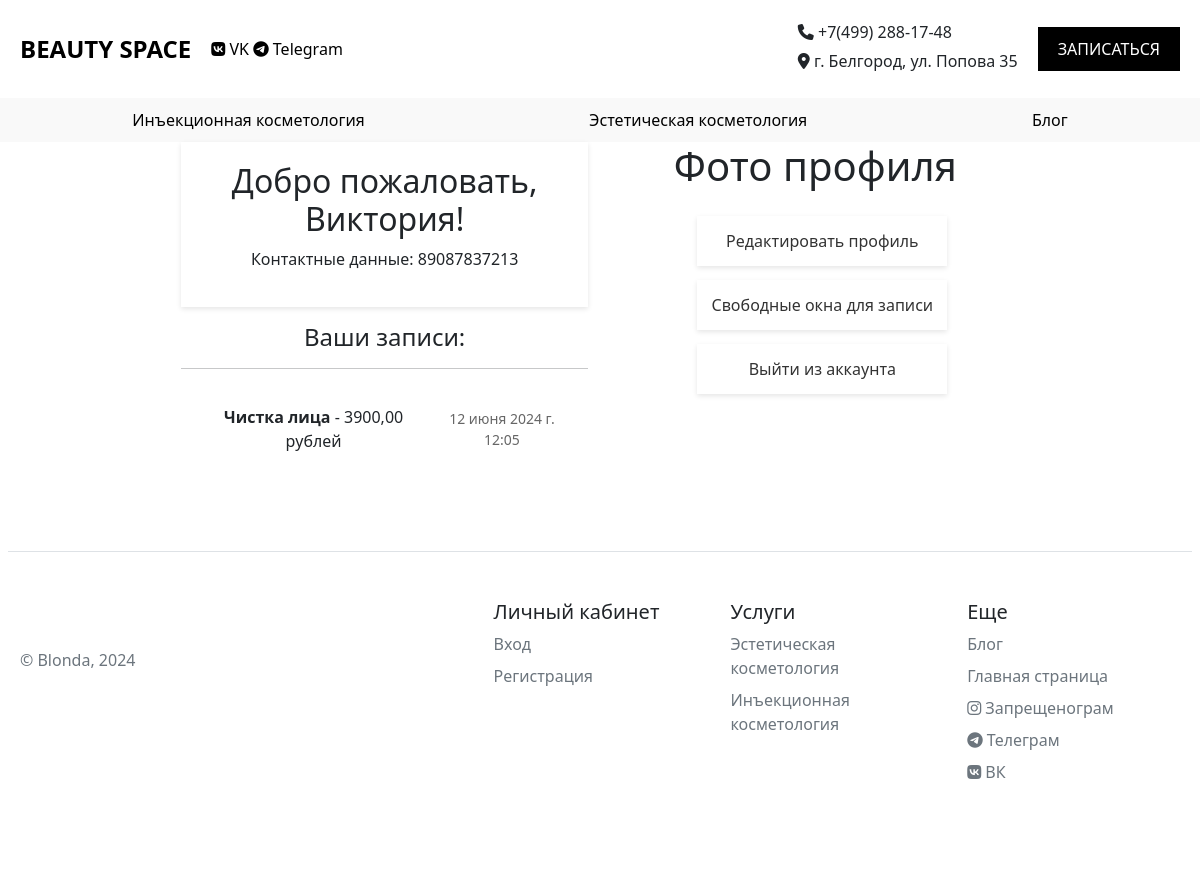
Page /user_profile/ (signed in) on the committed database.
### main/models.py (models this page shows, shortened)
class UserProfile(models.Model):
    user = models.OneToOneField(User, on_delete=models.CASCADE)
    is_superuser = models.BooleanField(default=False)
    surname = models.CharField(max_length=25, blank=True, default='', verbose_name='Фамилия')
    name = models.CharField(max_length=25, blank=True, default='', verbose_name='Имя')
    patronymic = models.CharField(max_length=25, blank=True, default='', verbose_name='Отчество')
    phone_number = models.CharField(max_length=15, blank=True, default='', verbose_name='Номер телефона')
    class Meta:
        verbose_name = 'Профиль пользователя'
        verbose_name_plural = 'Профили пользователей'

class ProcedureRecord(models.Model):
    service = models.ForeignKey(Service, on_delete=models.CASCADE, verbose_name='Услуга')
    type = models.CharField(max_length=50, verbose_name='Тип косметологии')
    price = models.DecimalField('Цена', max_digits=10, decimal_places=2)
    date = models.DateField('Дата')
    time = models.TimeField('Время проведения')
    client_profile = models.ForeignKey(UserProfile, on_delete=models.CASCADE, blank=True, null=True, related_name='client_responses', verbose_name='Профиль клиента')
    response = models.BooleanField('Отклик на сободную запись', default=False)
    confirmed = models.BooleanField('Подтверждено администратором', default=False)
    active = models.BooleanField('Активна', default=False)
    completed = models.BooleanField('Выполнена', default=False)
    cancelled = models.BooleanField('Отменена', default=False)
    class Meta:
        verbose_name = 'Запись на процедуру'
        verbose_name_plural = 'Записи на процедуры'

class Service(models.Model):
    COSMETOLOGY_TYPES = [
        ('inject', 'Инъекционная косметология'),
        ('aesthetic', 'Эстетическая косметология'),
    ]
    type = models.CharField(
        max_length=50,
        choices=COSMETOLOGY_TYPES,
        verbose_name='Тип косметологии',
        default='inject'
    )
    name = models.TextField('Название события', blank=True, null=True)
    duration = models.TextField('Время проведения', blank=True, null=True)
    price = models.TextField('Цена', blank=True, null=True)
    annotation = models.TextField('Место проведения', blank=True, null=True)
    class Meta:
        verbose_name = 'Услуга'
        verbose_name_plural = 'Услуги'

### main/views.py (the view)
# urls.py: path('user_profile/', views.user_profile, name='user_profile'),
@login_required
def user_profile(request):
    if request.user.is_staff:
        return redirect('admin_profile')
    user_profile = get_object_or_404(UserProfile, user=request.user)
    user_records = ProcedureRecord.objects.filter(client_profile=user_profile)
    return render(request, 'main/user_profile.html', {
        'user': user_profile,
        'user_records': user_records,
    })

### main/templates/main/user_profile.html
{% extends 'main/layout.html' %}
{% load static %}
{% block content %}
<main class="profile row">
        <div class="profile-content col-12 col-sm-12 col-md-6 col-lg-6">
            <div class="profile-greeting">
                <h2>Добро пожаловать, {{ user.name }}!</h2>
                <p>Контактные данные: {{ user.phone_number }}</p>
            </div>
            <div class="additional-block">
                <h4>Ваши записи:</h4>
                <div class="records-list">
                    {% for record in user_records %}
                        <hr>
                        <div class="record">
                            <p><b>{{ record.service.name }}</b> - {{ record.price }} рублей</p>
                            <p class="date-time"> {{ record.date }} {{ record.time }}</p>
                        </div>
                    {% empty %}
                        <p>У вас нет активных записей в BEAUTY SPACE STUDIO.</p>
                    {% endfor %}
                </div>
            </div>
        </div>
        <div class="profile-sidebar col-12 col-sm-12 col-md-6 col-lg-6">
            <h1>Фото профиля</h1>
            <div class="profile-block-sidebar">
                <ul>
                    <li><a href="{% url 'profile_info' %}">Редактировать профиль</a></li>
                    <li><a href="{% url 'records_free' %}">Свободные окна для записи</a></li>
                    <li><a href="{% url 'home' %}">Выйти из аккаунта</a></li>
                </ul>
            </div>
        </div>
</main>
{% endblock %}

### main/static/main/stylesheet/style.css (style rules this page uses)
body { display: flex; flex-direction: column; align-items: center; justify-content: center; }
main { text-align: center; max-width: 1200px; }
main h1 { margin-bottom: 26px; }
.profile { display: flex; flex-direction: row; }
.profile .profile-sidebar { display: flex; flex-direction: column; align-items: center; justify-content: start; }
.profile .profile-block-sidebar { width: 300px; background-color: #fff; margin-bottom: 16px; }
.profile .profile-block-sidebar ul { list-style: none; margin: 0; display: flex; flex-direction: column; justify-content: start; }
.profile .profile-block-sidebar ul li { width: 250px; height: 50px; margin-bottom: 14px; box-sizing: border-box; display: flex; align-items: center; justify-content: center; }
.profile .profile-block-sidebar ul li a { text-decoration: none; color: #333; font-size: 16px; box-shadow: 0 2px 5px rgba(0, 0, 0, 0.1); width: 100%; height: 100%; box-sizing: border-box; display: flex; align-items: center; justify-content: center; }
.profile .profile-content { flex: 1; display: flex; flex-direction: column; }
.profile .profile-greeting { background-color: #fff; padding: 20px; box-shadow: 0 2px 5px rgba(0, 0, 0, 0.1); margin-bottom: 16px; }
.record { display: flex; justify-content: space-around; align-items: center; padding: 15px; margin-bottom: 10px; }
.record p { margin: 5px 0; }
.record .date-time { font-size: 14px; color: #666; }

### rows in the picture
UserProfile: name "Виктория", phone_number "89087837213"
ProcedureRecord: service.name "Чистка лица", price "3900,00", date "12 июня 2024 г.", time "12:05"
